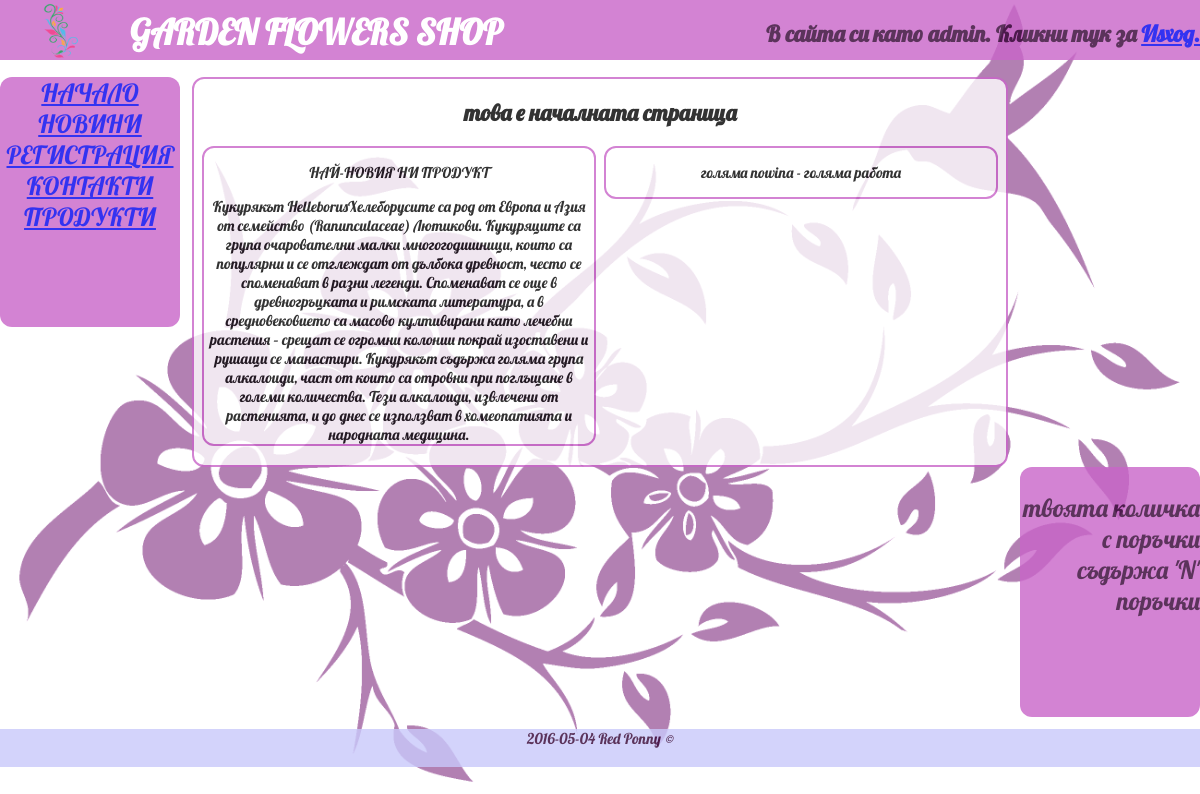
Screenshot of / (signed in) with the database file from the repository.
### tables this page shows
CREATE TABLE IF NOT EXISTS `products` (
  `id` int(11) NOT NULL AUTO_INCREMENT,
  `name` varchar(50) NOT NULL,
  `latin_name` varchar(100) NOT NULL,
  `description` text NOT NULL,
  `pics` text NOT NULL,
  `date` timestamp NOT NULL DEFAULT CURRENT_TIMESTAMP,
  `price` float NOT NULL,
  `quantity` varchar(250) NOT NULL,
  `sell_pcs` varchar(250) NOT NULL,
  PRIMARY KEY (`id`)
);

### db.php (called while the page is built, shortened)
<?php
$link=mysqli_connect('localhost', 'asad', 'asad');
function show_query($query3){
	global $link;
	$result = mysqli_query($link, $query3);
	$rows3 = mysqli_fetch_array($result);
	return $rows3;
}
?>

### index.php (the view, shortened to what this page needs)
<?php
include "db.php";
include "header.php";
?>
<div class="all">
<?php
require_once("leftmenu.php");
?>
<div id='main'>
<?php
if(isset($_GET["pid"])){
$tok = $_GET["pid"];
include($tok);}
else { ?>
	<h2>това е началната страница</h2>
	<div id="product">
	<p>НАЙ-НОВИЯ НИ ПРОДУКТ</p>
<?php
$query3="SELECT * FROM `products` ORDER BY `products`.`date` DESC LIMIT 1";
$rows3=show_query($query3);
echo $rows3['name'] . $rows3['latin_name']. $rows3['description'];
?>
	</div>
	<div id="news">
	<p>голямa nowina - голяма работа</p>
	</div>
<br style="clear:both"/><br style="clear:both"/>
<?php
}
?>
</div>
<div id='right_menu'>
<p>твоята количка с поръчки съдържа 'N' поръчки<p>
</div>
</div>
<br style="clear:both"/>
<?php
require_once("footer.php");
?>

### css/style.css (style rules this page uses)
body { background: url(../for_base/pics/background2.png) no-repeat center center fixed; background-size: cover; height:100%; width:100%; margin: 0px; font-size: 15px; padding: 0px; text-align: center; color: rgb(50,0,50); opacity: 0.8; }
#main { float:left; color: black; padding: 0px; text-align: center; background-color:white; height: 95%; width: 67.7%; margin-left: 1%; margin-top: 0%; font-size: 15px; border: 2px solid rgb(200,100,200); border-radius: 12px; }
#product,#news { float:left; color: black; padding: 0px; text-align: center; background-color:white; height: 30%; width: 48%; margin-left: 1%; margin-top: 0%; font-size: 15px; border: 2px solid rgb(200,100,200); border-radius: 12px; }
#right_menu { float:right; text-align: right; background-color:rgb(200,100,200); width: 15%; height: 250px; margin-left: 1%; margin-top: 0%; font-size: 25px; border-radius: 12px; }

### header.php (style rules this page uses)
body { font-family:'Conv_Lobster-Regular'; }

### rows the page displays
products: name "Кукурякът", latin_name "Helleborus", description "Хелеборусите са род от Европа и Азия от семейство (Ranunculaceae) Лютикови. Кукуряците са група очарователни малки многогодишници, които са популярни и се отглеждат от дълбока древност, често се споменават в разни легенди. Споменават се още в древногръцката и римската литература, а в средновековието са масово култивирани като лечебни растения – срещат се огромни колонии покрай изоставени и рушащи се манастири. Кукурякът съдържа голяма група алкалоиди, част от които са отровни при поглъщане в големи количества. Тези алкалоиди, извлечени от растенията, и до днес се използват в хомеопатията и народната медицина."

### other values shown
$_SESSION['user_name'] "admin"
